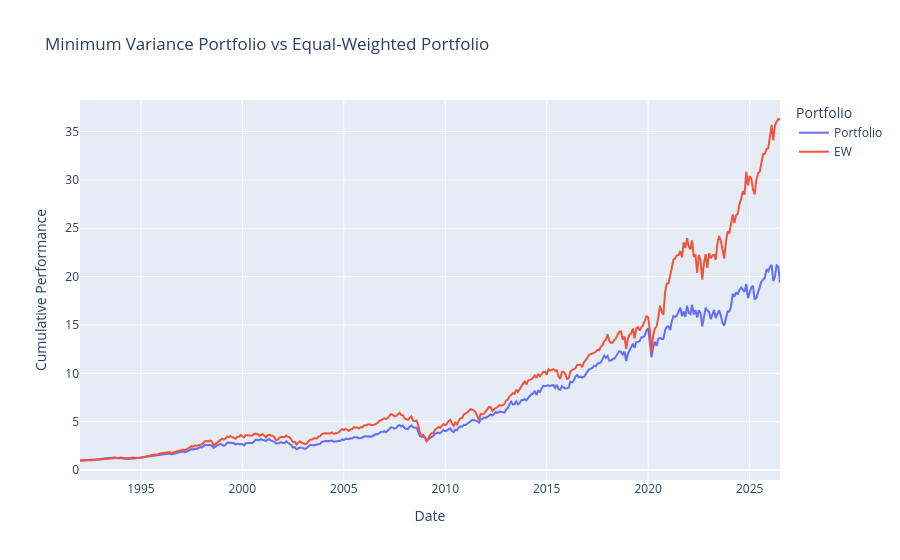

Notebook code cell kept with this figure:
### Code cell
BT = (Data[["Date"] + Industry].copy()
    .assign(Date = lambda x: pd.to_datetime(x["Date"].astype(str), format = "%Y%m")))

BT[Industry] /= 100

GroupMonthly = (RollingCluster
    [["Date", "Industry", "ClusterAligned"]]
    .pivot(index = "Date", columns = "Industry", values = "ClusterAligned")
    .reindex(columns = Industry)
    .reset_index())

GroupMonthly = (BT[["Date"]]
    .merge(GroupMonthly, on = "Date", how = "left")
    .sort_values("Date")
    .ffill())


RollingN = 60

Weight = []

for ix in range(RollingN, len(BT)):

    # Previous 60 months
    MatR = BT.iloc[ix - RollingN:ix]
    
    RBLDate = BT["Date"].iloc[ix - 1]

    Group = (GroupMonthly
        .query("Date == @RBLDate")
        [Industry]
        .iloc[0]
        .to_dict())

    if pd.isna(list(Group.values())).any():
        continue

    # Optimization
    W = Optim(MatR = MatR, Group = Group)

    # Weight is used for next month's return
    Tmp = (pd.DataFrame({"Industry": W.keys(),
                         "Weight": W.values()})
        .assign(Date = BT["Date"].iloc[ix])
        [["Date", "Industry", "Weight"]])

    Weight.append(Tmp)

Weight = pd.concat(Weight, ignore_index = True)
 # (Weight.groupby("Date").agg(W = ("Weight", "sum")))

Backtest = (BT
    .melt(id_vars = "Date",
          value_vars = Industry,
          var_name = "Industry",
          value_name = "Ret"))

Backtest = (Backtest
    .merge(Weight, on = ["Date", "Industry"], how = "inner")
    .assign(WeightedRet = lambda x: x["Ret"] * x["Weight"])
    .groupby("Date", as_index = False)
    .agg(Ret = ("WeightedRet", "sum"))
    .sort_values("Date")
    .assign(Portfolio = lambda x: (1 + x["Ret"]).cumprod()))

Backtest = (BT[BT["Date"].isin(Backtest["Date"])]
    .assign(EWRet = lambda x: x[Industry].mean(axis = 1))
    .assign(EW = lambda x: (1 + x["EWRet"]).cumprod())
    [["Date", "EWRet", "EW"]]
    .merge(Backtest, on = "Date", how = "left"))

Plot = (Backtest[["Date", "Portfolio", "EW"]]
    .melt(id_vars = "Date",
          var_name = "Portfolio",
          value_name = "CumRet"))

fig = px.line(Plot, x = "Date", y = "CumRet", color = "Portfolio",
    title = "Minimum Variance Portfolio vs Equal-Weighted Portfolio")

fig.update_layout(xaxis_title = "Date", yaxis_title = "Cumulative Performance")
fig.show()

### Figure 1 — Plotly figure (JSON) as saved in the notebook; plotly's stock layout.template omitted (floating-point values rounded to 4 significant figures; data arrays with more than 128 entries replaced by an {"elided": "..."} marker saying what was removed)
{"data": [{"hovertemplate": "Portfolio=Portfolio<br>Date=%{x}<br>CumRet=%{y}<extra></extra>", "legendgroup": "Portfolio", "line": {"color": "#636efa", "dash": "solid"}, "marker": {"symbol": "circle"}, "mode": "lines", "name": "Portfolio", "orientation": "v", "showlegend": true, "type": "scatter", "x": {"elided": "415 str values"}, "xaxis": "x", "y": {"elided": "415 float values"}, "yaxis": "y"}, {"hovertemplate": "Portfolio=EW<br>Date=%{x}<br>CumRet=%{y}<extra></extra>", "legendgroup": "EW", "line": {"color": "#EF553B", "dash": "solid"}, "marker": {"symbol": "circle"}, "mode": "lines", "name": "EW", "orientation": "v", "showlegend": true, "type": "scatter", "x": {"elided": "415 str values"}, "xaxis": "x", "y": {"elided": "415 float values"}, "yaxis": "y"}], "layout": {"legend": {"title": {"text": "Portfolio"}, "tracegroupgap": 0}, "title": {"text": "Minimum Variance Portfolio vs Equal-Weighted Portfolio"}, "xaxis": {"anchor": "y", "domain": [0, 1], "title": {"text": "Date"}}, "yaxis": {"anchor": "x", "domain": [0, 1], "title": {"text": "Cumulative Performance"}}}}
